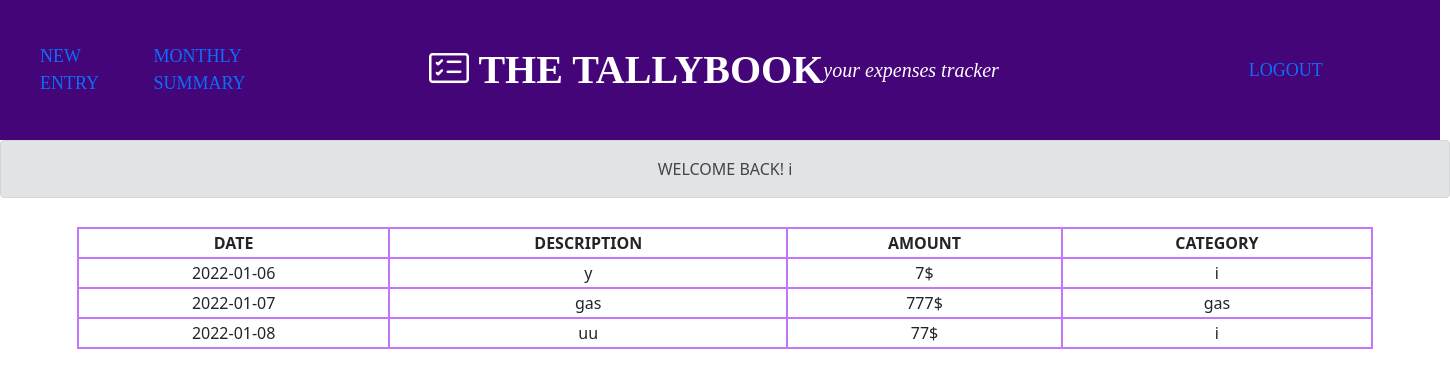
The app's page / (signed in) with its own data.
### tables this page shows
CREATE TABLE entry( 
	description TEXT,
	amount INTEGER,
	category_id INTEGER,
	user_id INTEGER,
	entry_date TEXT,
	FOREIGN KEY(user_id)
		REFERENCES "user"(id),
	FOREIGN KEY(category_id)
		REFERENCES category(id)
);

CREATE TABLE category (
	id INTEGER NOT NULL  PRIMARY KEY AUTOINCREMENT,
	category TEXT,
	user_id INTEGER,
	FOREIGN KEY(user_id)
		REFERENCES user(id)
);

### app.py (the view)
@app.route("/")
@login_required
def index():
    conn = connect()
    cur = conn.cursor()
    cur.execute("""SELECT username FROM "user" WHERE id = ?""", (session["user_id"],))
    username = cur.fetchall()
    cur.execute("SELECT * FROM entry WHERE user_id = ? ORDER BY entry_date", (session["user_id"],))
    tmp = cur.fetchall()
    if not tmp:
        conn.close()
        return render_template("index.html", apology="NOT ENTRY YET, CLICK UPLEFT CORNOR TO CREATE A NEW ENTRY",user=username[0][0])
    entries = []
    for entry in tmp:
        cur.execute("SELECT category FROM category WHERE user_id = ? AND id = ?", (session["user_id"], entry[2]))
        category = cur.fetchall()
        entry_list = list(entry)
        entry_list.append(category[0][0])
        entries.append(entry_list)
    conn.close()
    return render_template("index.html", apology=apology, entries=entries, user=username[0][0])

### app.py (called while the page is built)
@app.after_request
def after_request(response):
    response.headers["Cache-Control"] = "no-cache, no-store, must-revalidate"
    response.headers["Expires"] = 0
    response.headers["Pragma"] = "no-cache"
    return response

def login_required(f):
    @wraps(f)
    def decorated_function(*args, **kwargs):
        if session.get("user_id") is None:
            return redirect("/login")
        return f(*args, **kwargs)
    return decorated_function

### helpers.py (called while the page is built)
def connect():
    conn = sqlite3.connect('theTallyBookdb.sqlite')
    sqlstr = '''
CREATE TABLE IF NOT EXISTS entry(
	description TEXT,
	amount INTEGER,
	category_id INTEGER,
	user_id INTEGER,
	entry_date TEXT,
	FOREIGN KEY(user_id)
		REFERENCES "user"(id),
	FOREIGN KEY(category_id)
		REFERENCES category(id)
);
CREATE TABLE IF NOT EXISTS category (
	id INTEGER NOT NULL  PRIMARY KEY AUTOINCREMENT,
	category TEXT,
	user_id INTEGER,
	FOREIGN KEY(user_id)
		REFERENCES user(id)
);
CREATE TABLE IF NOT EXISTS user (
	id INTEGER NOT NULL  PRIMARY KEY AUTOINCREMENT ,
	username TEXT,
	hash TEXT
)'''
    conn.executescript(sqlstr)
    return conn

### templates/index.html (shortened to what this page needs)
{% extends "layout.html" %}
{% block body %}
    <nav id='header' class="row" style="width: 1452px;">
        <a href="entry" class="col-1 nav-bar" style="font-size:18px;">NEW ENTRY</a>
        <a href="summary" class="col-1 nav-bar" style="font-size:18px;">MONTHLY SUMMARY</a>
        <a href="/" class="logo col-8 nav-bar"><strong><i class="bi bi-card-checklist"></i> THE TALLYBOOK</strong><i style='font-size:20px'> your expenses tracker</i></a>
        <a href="/logout" class="col-2 nav-bar" style="text-align: right; font-size:18px">LOGOUT</a>
    </nav>
    <div class="alert alert-secondary" role="alert" style="text-align: center;">
        WELCOME BACK! {{ user }}
      </div>
    <main class="container" style="margin-top: 2%; display: flex; align-items: center;justify-content: center;">
        {% if apology %}
        <p class="alert alert-danger" role="alert" style="text-align: center;">{{ apology }}</p>
        {% else %}
        <table style="width:100%">
            <thead>
                <tr>
                    <th>DATE</th>
                    <th>DESCRIPTION</th>
                    <th>AMOUNT</th>
                    <th>CATEGORY</th>
                </tr>
            </thead>
            <tbody>
                {% for entry in entries %}
                    <tr>
                        <td>{{ entry[4] }}</td>
                        <td>{{ entry[0] }}</td>
                        <td>{{ entry[1] }}$</td>
                        <td>{{ entry[5] }}</td>
                    </tr>
                {% endfor %}
            </tbody>
        </table>
        {% endif %}
    </main>
{% endblock %}

### static/styles.css (style rules this page uses)
#header { background-color: #440579; font-family: fantasy; padding: 40px; }
body { margin: 0; }
.logo { color:white; font-size: 40px; text-align: center; }
.nav-bar { text-decoration:none; display: flex; justify-content: center; align-items: center; }

### templates/index.html (style rules this page uses)
table, thead, tr, th, tbody, td { border:2px solid rgb(193, 119, 247);text-align: center; }
tr, th, td { height: 30px }

### records on screen
entry: entry_date "2022-01-06", description "y", amount "7", entry "i"
entry: entry_date "2022-01-07", description "gas", amount "777"
category: category "gas"
entry: entry_date "2022-01-08", description "uu", amount "77", entry "i"

### other values on screen
{{ user }} "i"
